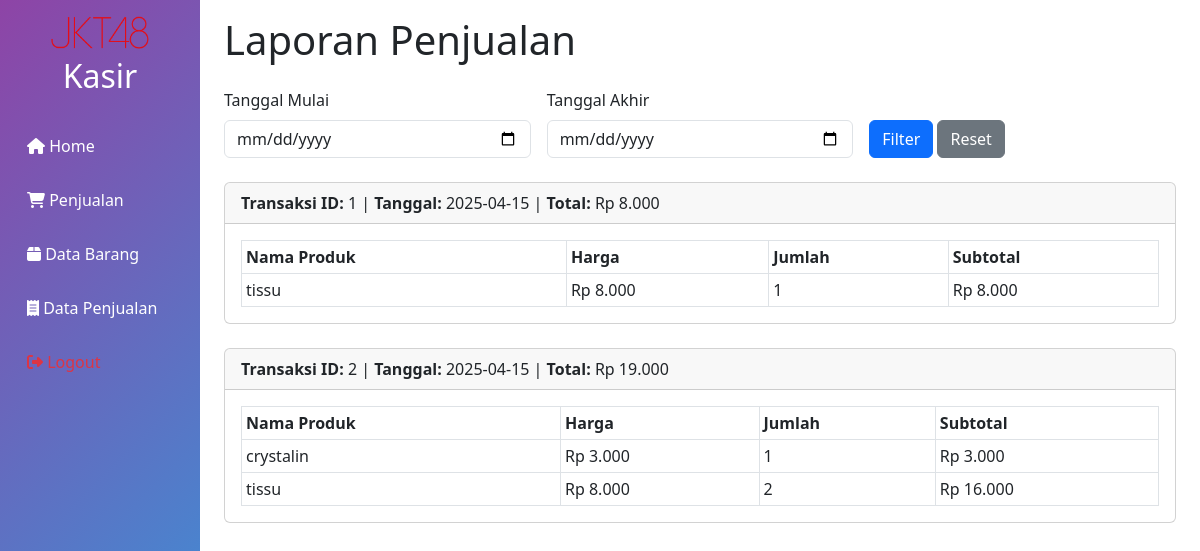
Page /pages/data_penjualan.php on the committed database.
### tables this page shows
CREATE TABLE `penjualan` (
  `PenjualanID` int(11) NOT NULL,
  `TanggalPenjualan` date NOT NULL,
  `TotalHarga` decimal(10,2) NOT NULL
);

CREATE TABLE `detailpenjualan` (
  `DetailID` int(11) NOT NULL,
  `PenjualanID` int(11) NOT NULL,
  `ProdukID` int(11) NOT NULL,
  `JumlahProduk` int(11) NOT NULL,
  `Subtotal` decimal(10,2) NOT NULL
);

CREATE TABLE `produk` (
  `ProdukID` int(11) NOT NULL,
  `Barcode` bigint(20) NOT NULL,
  `NamaProduk` varchar(255) NOT NULL,
  `Harga` decimal(10,2) NOT NULL,
  `Stok` int(11) NOT NULL
);

### pages/data_penjualan.php (the view, shortened to what this page needs)
<?php
include '../config/koneksi.php';
$tanggalMulai = $_GET['tanggal_mulai'] ?? '';
$tanggalAkhir = $_GET['tanggal_akhir'] ?? '';
$sqlPenjualan = "SELECT * FROM penjualan";
$sqlPenjualan .= " ORDER BY TanggalPenjualan DESC";
$resultPenjualan = mysqli_query($conn, $sqlPenjualan);
?>
<!DOCTYPE html>
<html lang="id">
<head>
    <link rel="stylesheet" href="../css/index.css">
    <link href="https://cdn.jsdelivr.net/npm/bootstrap@5.3.0/dist/css/bootstrap.min.css" rel="stylesheet">
</head>
<body>
<div class="container-fluid">
    <div class="row">
        <?php include 'sidebar.php'; ?>
        <main class="col-md-9 ms-sm-auto col-lg-10 px-md-4">
            <div class="pt-3 pb-2 mb-3">
                <h1 class="mb-4">Laporan Penjualan</h1>
                <form method="GET" class="row g-3 mb-4">
                    <div class="col-md-4">
                        <label for="tanggal_mulai" class="form-label">Tanggal Mulai</label>
                        <input type="date" name="tanggal_mulai" id="tanggal_mulai" class="form-control" value="<?= htmlspecialchars($tanggalMulai) ?>">
                    </div>
                    <div class="col-md-4">
                        <label for="tanggal_akhir" class="form-label">Tanggal Akhir</label>
                        <input type="date" name="tanggal_akhir" id="tanggal_akhir" class="form-control" value="<?= htmlspecialchars($tanggalAkhir) ?>">
                    </div>
                    <div class="col-md-4 align-self-end">
                        <button type="submit" class="btn btn-primary">Filter</button>
                        <a href="data_penjualan.php" class="btn btn-secondary">Reset</a>
                    </div>
                </form>
                <?php if ($resultPenjualan && mysqli_num_rows($resultPenjualan) > 0): ?>
                    <?php while ($penjualan = mysqli_fetch_assoc($resultPenjualan)): ?>
                        <div class="card mb-4">
                            <div class="card-header">
                                <strong>Transaksi ID:</strong> <?= $penjualan['PenjualanID'] ?> |
                                <strong>Tanggal:</strong> <?= $penjualan['TanggalPenjualan'] ?> |
                                <strong>Total:</strong> Rp <?= number_format($penjualan['TotalHarga'], 0, ',', '.') ?>
                            </div>
                            <div class="card-body">
                                <div class="table-responsive">
                                    <table class="table table-bordered table-sm mb-0">
                                        <thead>
                                            <tr>
                                                <th>Nama Produk</th>
                                                <th>Harga</th>
                                                <th>Jumlah</th>
                                                <th>Subtotal</th>
                                            </tr>
                                        </thead>
                                        <tbody>
                                            <?php
                                            $penjualanID = $penjualan['PenjualanID'];
                                            $sqlDetail = "SELECT dp.*, pr.NamaProduk, pr.Harga
                                                          FROM detailpenjualan dp
                                                          JOIN produk pr ON dp.ProdukID = pr.ProdukID
                                                          WHERE dp.PenjualanID = '$penjualanID'";
                                            $resultDetail = mysqli_query($conn, $sqlDetail);
                                            if ($resultDetail && mysqli_num_rows($resultDetail) > 0):
                                                while ($detail = mysqli_fetch_assoc($resultDetail)):
                                            ?>
                                                <tr>
                                                    <td><?= $detail['NamaProduk'] ?></td>
                                                    <td>Rp <?= number_format($detail['Harga'], 0, ',', '.') ?></td>
                                                    <td><?= $detail['JumlahProduk'] ?></td>
                                                    <td>Rp <?= number_format($detail['Subtotal'], 0, ',', '.') ?></td>
                                                </tr>
                                            <?php endwhile; ?>
                                            <?php else: ?>
                                                <tr>
                                                    <td colspan="4" class="text-center">Tidak ada detail produk.</td>
                                                </tr>
                                            <?php endif; ?>
                                        </tbody>
                                    </table>
                                </div>
                            </div>
                        </div>
                    <?php endwhile; ?>
                <?php else: ?>
                    <div class="alert alert-info">Tidak ada data penjualan yang ditemukan.</div>
                <?php endif; ?>
            </div>
        </main>
    </div>
</div>
</body>
</html>

### pages/sidebar.php (shortened to what this page needs)
<nav class="col-md-3 col-lg-2 d-md-block sidebar bg-dark">
    <div class="text-center py-3">
        <img src="../asset/jkt48.png" alt="Logo" class="img-fluid" style="max-width: 100px;">
        <h2 class="text-white mt-2">Kasir</h2>
    </div>
    <ul class="nav flex-column">
        <li class="nav-item">
            <a class="nav-link text-white" href="dashboard.php">
                <i class="fas fa-home"></i> Home
            </a>
        </li>
        <li class="nav-item">
            <a class="nav-link text-white" href="penjualan.php">
                <i class="fas fa-shopping-cart"></i> Penjualan
            </a>
        </li>
        <li class="nav-item">
            <a class="nav-link text-white" href="data_barang.php">
                <i class="fas fa-box"></i> Data Barang
            </a>
        </li>
        <li class="nav-item">
            <a class="nav-link text-white" href="data_penjualan.php">
                <i class="fas fa-receipt"></i> Data Penjualan
            </a>
        </li>
        <li class="nav-item">
            <a class="nav-link text-danger" href="logout.php">
                <i class="fas fa-sign-out-alt"></i> Logout
            </a>
        </li>
    </ul>
</nav>
<link rel="stylesheet" href="https://cdnjs.cloudflare.com/ajax/libs/font-awesome/6.4.2/css/all.min.css">

### css/index.css (style rules this page uses)
body { font-family: Arial, sans-serif; }
.sidebar { min-height: 100vh; background: linear-gradient(135deg, #8e44a6, #3498db); }
.sidebar a { color: white; text-decoration: none; padding: 15px; display: block; }
.card { margin-bottom: 20px; }

### rows in the picture
penjualan: PenjualanID "1", TanggalPenjualan "2025-04-15", TotalHarga "8.000"
detailpenjualan: ProdukID.NamaProduk "tissu", ProdukID.Harga "8.000", JumlahProduk "1", Subtotal "8.000"
penjualan: PenjualanID "2", TanggalPenjualan "2025-04-15", TotalHarga "19.000"
detailpenjualan: ProdukID.NamaProduk "crystalin", ProdukID.Harga "3.000", JumlahProduk "1", Subtotal "3.000"
detailpenjualan: ProdukID.NamaProduk "tissu", ProdukID.Harga "8.000", JumlahProduk "2", Subtotal "16.000"
